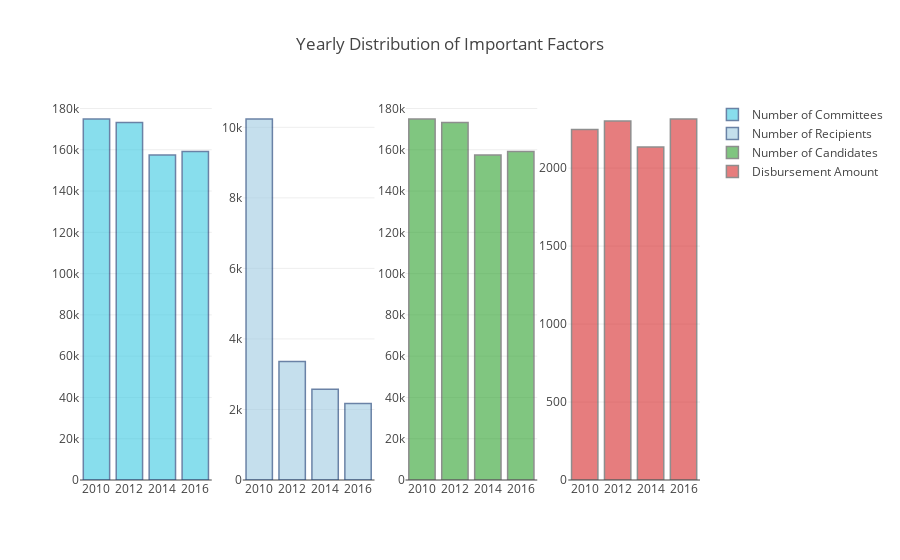

The notebook cell saved with this chart:
### Markdown cell above
#### Visualization: 1

### Code cell
trace1 = go.Bar(
    x=yearBasedAllCountDF['ele_yea'],
    y=yearBasedAllCountDF['com_id'],
    name='Number of Committees',
    marker=dict(
        color='rgb(58,200,225)',
        line=dict(
            color='rgb(8,48,107)',
            width=1.5),
        ),
    opacity=0.6
)
trace2 = go.Bar(
    x=yearBasedAllCountDF['ele_yea'],
    y=yearBasedAllCountDF['rec_com_id'],
    name='Number of Recipients',
    marker=dict(
        color='rgb(158,202,225)',
        line=dict(
            color='rgb(8,48,107)',
            width=1.5),
        ),
    opacity=0.6
)
trace3 = go.Bar(
    x=yearBasedAllCountDF['ele_yea'],
    y=yearBasedAllCountDF['can_id'],
    name='Number of Candidates',
    marker=dict(
        color='rgba(255, 153, 153)',
        line=dict(
            color='rgba(204,204,204)',
            width=1.5),
        ),
    opacity=0.6
)
trace4 = go.Bar(
    x=yearBasedAllCountDF['ele_yea'],
    y=yearBasedAllCountDF['dis_amo'],
    name='Disbursement Amount',
    marker=dict(
        color='rgba(255, 179, 179)',
        line=dict(
            color='rgba(255, 179, 179)',
            width=1.5),
        ),
    opacity=0.6
)

data = [trace1, trace2, trace3]
layout = go.Layout( 
    title='Yearly Distribution of Important Factors',
    
)

fig = tools.make_subplots(rows=1, cols=4,  shared_xaxes=False,
                          shared_yaxes=False, vertical_spacing=0.001)

fig.append_trace(trace1, 1, 1)
fig.append_trace(trace2, 1, 2)
fig.append_trace(trace3, 1, 3)
fig.append_trace(trace4, 1, 4)
fig['layout'].update(layout)
#fig = go.Figure(data=data, layout=layout)

py.offline.iplot(fig)

### Figure 1 — Plotly figure (JSON) as saved in the notebook; plotly's stock layout.template omitted (floating-point values rounded to 4 significant figures)
{"data": [{"marker": {"color": "rgb(58,200,225)", "line": {"color": "rgb(8,48,107)", "width": 1.5}}, "name": "Number of Committees", "opacity": 0.6, "type": "bar", "x": [2010, 2012, 2014, 2016], "xaxis": "x1", "y": [174914, 173218, 157515, 159122], "yaxis": "y1"}, {"marker": {"color": "rgb(158,202,225)", "line": {"color": "rgb(8,48,107)", "width": 1.5}}, "name": "Number of Recipients", "opacity": 0.6, "type": "bar", "x": [2010, 2012, 2014, 2016], "xaxis": "x2", "y": [10236, 3362, 2571, 2170], "yaxis": "y2"}, {"marker": {"color": "rgba(255, 153, 153)", "line": {"color": "rgba(204,204,204)", "width": 1.5}}, "name": "Number of Candidates", "opacity": 0.6, "type": "bar", "x": [2010, 2012, 2014, 2016], "xaxis": "x3", "y": [174914, 173218, 157515, 159122], "yaxis": "y3"}, {"marker": {"color": "rgba(255, 179, 179)", "line": {"color": "rgba(255, 179, 179)", "width": 1.5}}, "name": "Disbursement Amount", "opacity": 0.6, "type": "bar", "x": [2010, 2012, 2014, 2016], "xaxis": "x4", "y": [2248.0, 2302.0, 2136.0, 2315.0], "yaxis": "y4"}], "layout": {"title": "Yearly Distribution of Important Factors", "xaxis1": {"anchor": "y1", "domain": [0, 0.2125]}, "xaxis2": {"anchor": "y2", "domain": [0.2625, 0.475]}, "xaxis3": {"anchor": "y3", "domain": [0.525, 0.7375]}, "xaxis4": {"anchor": "y4", "domain": [0.7875, 1]}, "yaxis1": {"anchor": "x1", "domain": [0, 1]}, "yaxis2": {"anchor": "x2", "domain": [0, 1]}, "yaxis3": {"anchor": "x3", "domain": [0, 1]}, "yaxis4": {"anchor": "x4", "domain": [0, 1]}}}
